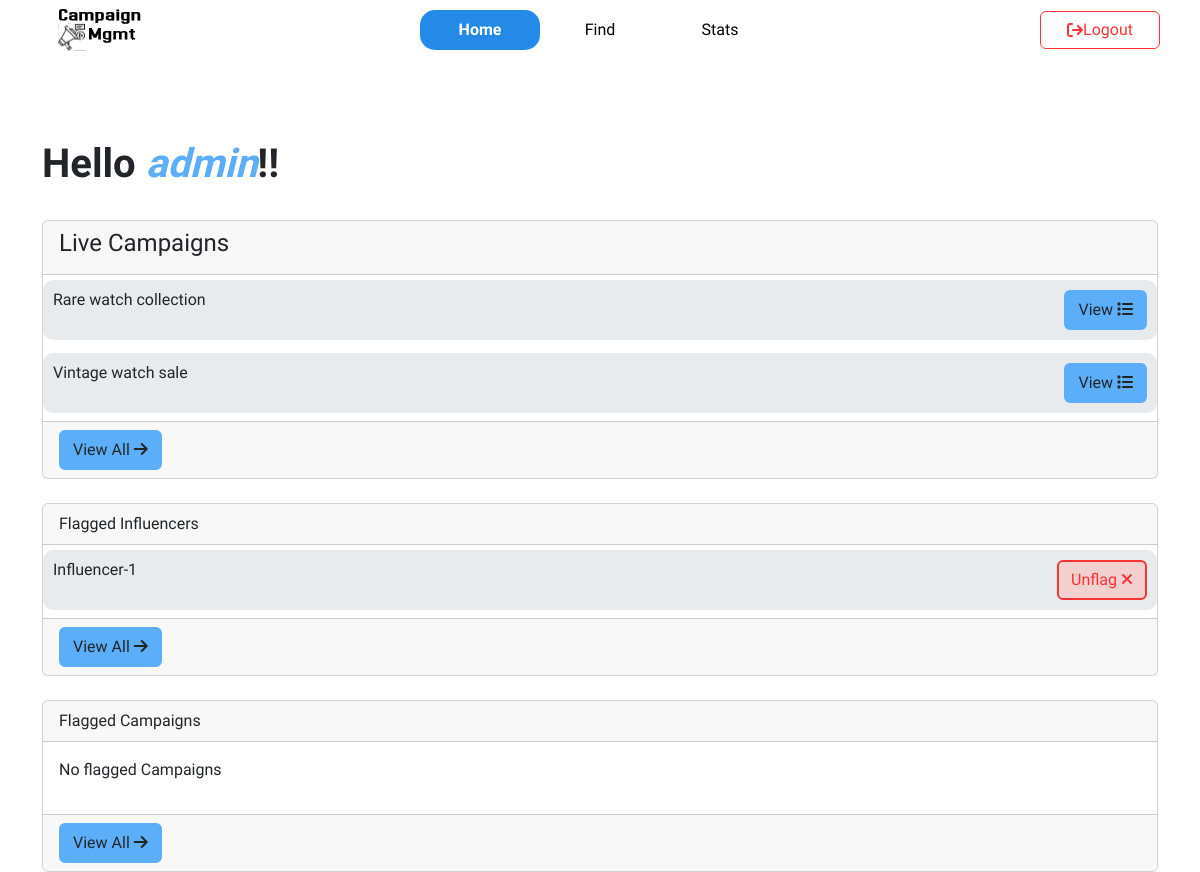
The page /home (signed in) on the database as committed earlier.
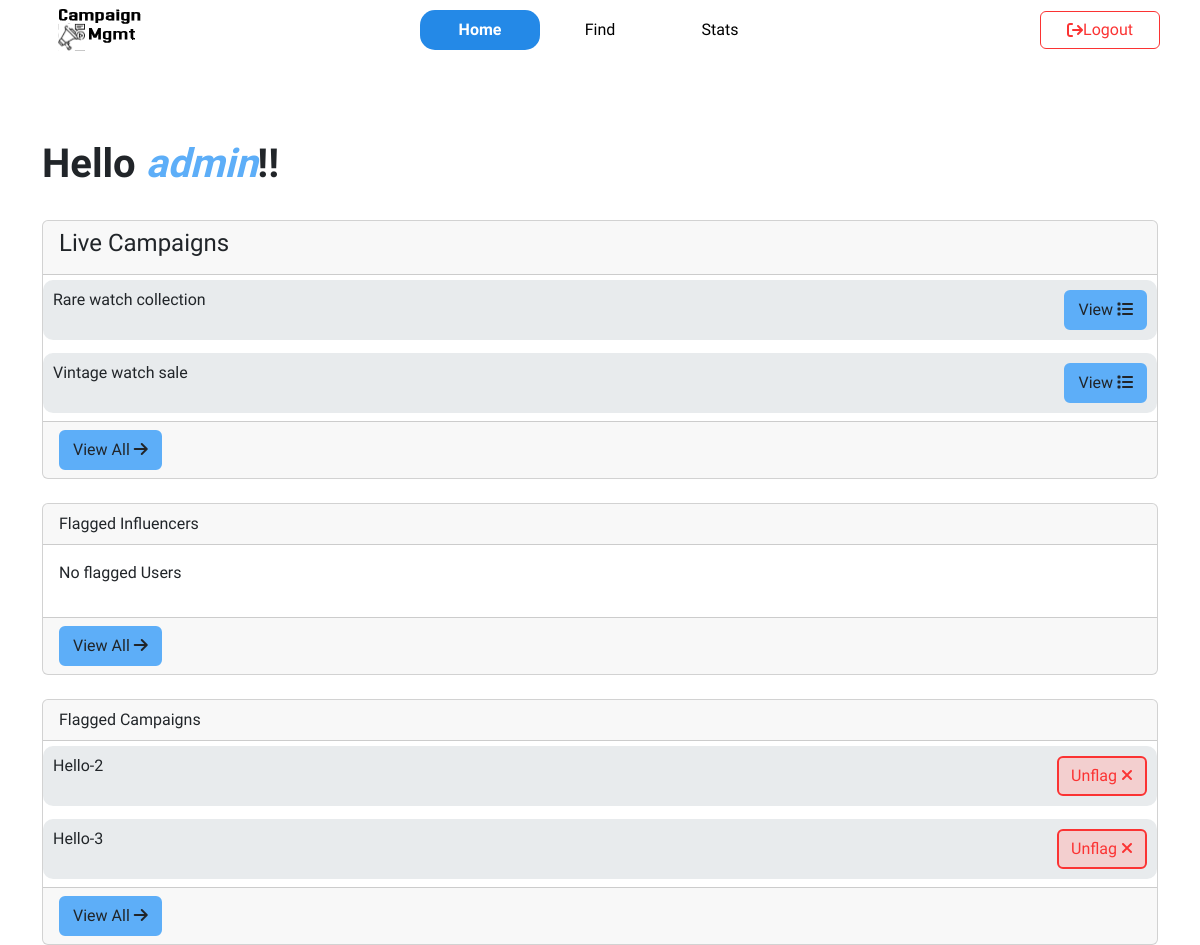
The same page on the database as committed later.
### model.py (models this page shows)
class Campaign(db.Model):
    id = db.Column(db.Integer, primary_key=True, autoincrement=True)
    spon_id = db.Column(db.Integer, db.ForeignKey('sponsor.id'), nullable=False)
    name = db.Column(db.String(80), nullable=False)
    budget = db.Column(db.Integer, nullable=False)
    desc = db.Column(db.String(255))
    category = db.Column(db.String(50))
    status = db.Column(db.String(20))
    start_date = db.Column(db.Date, nullable=True)
    end_date = db.Column(db.Date, nullable=True)
    goal_users = db.Column(db.String(80))
    is_flagged = db.Column(db.Boolean)
    ads = db.relationship('Ad', backref='campaign', lazy=True, cascade='all, delete-orphan')

class Influencer(db.Model):
    id = db.Column(db.Integer, db.ForeignKey('user.id'), primary_key=True)
    name = db.Column(db.String(20), unique=False, nullable=True)
    desc = db.Column(db.String(256))
    industry = db.Column(db.String(40))
    niche = db.Column(db.String(40))
    cover_photo = db.Column(db.LargeBinary, nullable=False)
    is_verified = db.Column(db.Boolean, default=False)
    is_flagged = db.Column(db.Boolean, default=False)
    rating = db.Column(db.Float)
    insta_id = db.Column(db.String(40))
    insta_followers = db.Column(db.String(8))
    youtube_id = db.Column(db.String(40))
    youtube_channel = db.Column(db.String(40))
    youtube_followers = db.Column(db.String(8))
    x_id = db.Column(db.String(40))
    x_name = db.Column(db.String(40))
    x_followers = db.Column(db.String(8))
    ads = db.relationship('Ad', backref='influencer', lazy=True, cascade='all, delete-orphan')
    ad_requests = db.relationship('Ad_request', backref='influencer', lazy=True, cascade='all, delete-orphan')

### routes_admin.py (the view)
@app.route('/home')
@admin_required
def admin_home():
    current_date = date.today()
    camps = Campaign.query.filter( Campaign.end_date > current_date).all()
    flag_users = Influencer.query.filter(Influencer.is_flagged).all()
    flag_camps = Campaign.query.filter(Campaign.is_flagged).all()
    return render_template('admin/home_admin.html', active='home',user=session['username'],campaigns=camps,flag_users=flag_users,flag_campaigns=flag_camps)

### wrappers.py (called while the page is built)
def login_required(func):
    @wraps(func)
    def wrapper(*args, **kwargs):
        if 'username' not in session:
            flash("You need to login first","danger")
            return redirect(url_for('login'))
        retrieve_user()
        if not user:
            session.clear()
            return redirect(url_for('login'))
        return func(*args, **kwargs)
    return wrapper

def retrieve_user():
    global user
    user = User.query.filter_by(username=session['username']).first()

def admin_required(func):
    @wraps(func)
    @login_required
    def wrapper():
        if user.username != session['username'] or user.role != session['role'] or user.role != 'admin':
            session.clear()
            flash("Not authorized","danger")
            return redirect(url_for('login'))
        return func()
    return wrapper

### templates/admin/home_admin.html (shortened to what this page needs)
{% extends 'layout_inner.html' %}
{% block content %}
<div class="container">
    <h1>Hello <span class="heading">{{user}}</span>!!</h1>
    <br>
    <div class="live_campaigns">
        <div class="card">
            <div class="card-header"><h4>Live Campaigns</h4></div>
                {% for camp in campaigns[:3]%}
                <div class="cust_card">
                    <div class="cust_card_body" style="width: 50%;">
                        <h6 class="card-title">{{camp.name}}</h6>
                    </div>
                    <div class="cust_card_body_right center-item">
                        <a href="{{ url_for('view_campaign', campaign_id=camp.id) }}" class="btn">View <i class="fa fa-list" aria-hidden="true"></i></a>
                    </div>
                </div>
                {% endfor %}
            <div class="card-footer">
                <a href="{{url_for("search_all",filter_option="camps")}}" class="btn" type="submit">
                    View All <i class="fa fa-arrow-right" aria-hidden="true"></i>
                </a>
            </div>
        </div>
    </div>
    <br>
    <div class="flagged-users">
        <div class="card">
            <div class="card-header">Flagged Influencers</div>
                {% for users in flag_users[:3]%}
                <div class="cust_card">
                    <div class="cust_card_body" style="width: 50%;">
                        <h6 class="card-title">{{users.name}}</h6>
                    </div>
                    <div class="cust_card_body_right center-item">
                        <a href="{{url_for('unflag_influ',id=users.id)}}" class="btn btn_red">Unflag <i class="fa fa-close" aria-hidden="true"></i></a>
                    </div>
                </div>
                {% endfor %}
                {% if flag_users|length == 0 %}
                <div class="card-body">
                    <p>No flagged Users</p>
                </div>
                {% endif %}
            <div class="card-footer">
                <a  href="{{url_for("search_all",filter_option="flag_influ")}}"  class="btn" type="submit">
                    View All <i class="fa fa-arrow-right" aria-hidden="true"></i>
                </a>
            </div>
          </div>
    </div>
    <br>
    <div class="flagged-campaigns">
        <div class="card">
            <div class="card-header">Flagged Campaigns</div>
                {% for camp in flag_campaigns[:3]%}
                <div class="cust_card">
                    <div class="cust_card_body" style="width: 50%;">
                        <h6 class="card-title">{{camp.name}}</h6>
                    </div>
                    <div class="cust_card_body_right center-item">
                        <a href="{{url_for('unflag_camp',id=camp.id)}}" class="btn btn_red">Unflag <i class="fa fa-close" aria-hidden="true"></i></a>
                    </div>
                </div>
                {% endfor %}
                {% if flag_campaigns|length == 0 %}
                <div class="card-body">
                    <p>No flagged Campaigns</p>
                </div>
                {% endif %}
            <div class="card-footer">
                <a href="{{url_for('search_all',filter_option='flag_camps')}}" class="btn" type="submit">
                    View All <i class="fa fa-arrow-right" aria-hidden="true"></i>
                </a>
            </div>
          </div>
    </div>
</div>
{% endblock %}

Rows that differ between the two databases and show on the page:
no longer on this page (row edited): Influencer: name "Influencer-1"
now on this page (row edited): Campaign: name "Hello-2"
now on this page (row edited): Campaign: name "Hello-3"
Other text that changed with them:
text no longer shown: "No flagged Campaigns"
text now shown: "No flagged Users"
